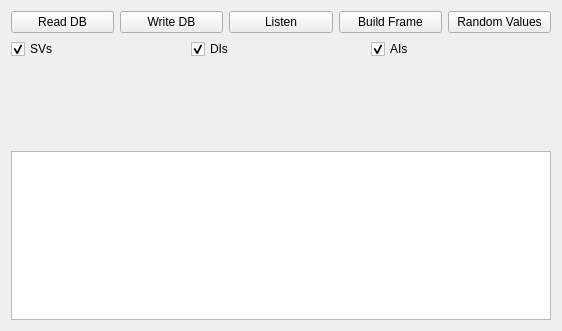
<?xml version="1.0" encoding="UTF-8"?>
<ui version="4.0">
 <class>Form</class>
 <widget class="QWidget" name="Form">
  <property name="geometry">
   <rect>
    <x>0</x>
    <y>0</y>
    <width>562</width>
    <height>331</height>
   </rect>
  </property>
  <property name="windowTitle">
   <string>Form</string>
  </property>
  <layout class="QVBoxLayout" name="verticalLayout">
   <item>
    <layout class="QHBoxLayout" name="horizontalLayout">
     <item>
      <widget class="QPushButton" name="pushButton">
       <property name="text">
        <string>Read DB</string>
       </property>
      </widget>
     </item>
     <item>
      <widget class="QPushButton" name="pushButton_2">
       <property name="text">
        <string>Write DB</string>
       </property>
      </widget>
     </item>
     <item>
      <widget class="QPushButton" name="pushButton_3">
       <property name="text">
        <string>Listen</string>
       </property>
      </widget>
     </item>
     <item>
      <widget class="QPushButton" name="pushButton_5">
       <property name="text">
        <string>Build Frame</string>
       </property>
      </widget>
     </item>
     <item>
      <widget class="QPushButton" name="pushButton_4">
       <property name="text">
        <string>Random Values</string>
       </property>
      </widget>
     </item>
    </layout>
   </item>
   <item>
    <layout class="QHBoxLayout" name="horizontalLayout_3">
     <property name="spacing">
      <number>0</number>
     </property>
     <item>
      <widget class="QCheckBox" name="checkBox_3">
       <property name="text">
        <string>SVs</string>
       </property>
       <property name="checked">
        <bool>true</bool>
       </property>
      </widget>
     </item>
     <item>
      <widget class="QCheckBox" name="checkBox_2">
       <property name="text">
        <string>DIs</string>
       </property>
       <property name="checked">
        <bool>true</bool>
       </property>
      </widget>
     </item>
     <item>
      <widget class="QCheckBox" name="checkBox">
       <property name="text">
        <string>AIs</string>
       </property>
       <property name="checked">
        <bool>true</bool>
       </property>
      </widget>
     </item>
    </layout>
   </item>
   <item>
    <layout class="QHBoxLayout" name="horizontalLayout_2">
     <item>
      <widget class="QWidget" name="widget" native="true">
       <property name="minimumSize">
        <size>
         <width>120</width>
         <height>80</height>
        </size>
       </property>
      </widget>
     </item>
     <item>
      <widget class="QWidget" name="widget_2" native="true">
       <property name="minimumSize">
        <size>
         <width>120</width>
         <height>80</height>
        </size>
       </property>
      </widget>
     </item>
     <item>
      <widget class="QWidget" name="widget_3" native="true">
       <property name="minimumSize">
        <size>
         <width>120</width>
         <height>80</height>
        </size>
       </property>
      </widget>
     </item>
    </layout>
   </item>
   <item>
    <widget class="QPlainTextEdit" name="plainTextEdit"/>
   </item>
  </layout>
 </widget>
 <resources/>
 <connections>
  <connection>
   <sender>checkBox_3</sender>
   <signal>toggled(bool)</signal>
   <receiver>widget</receiver>
   <slot>setVisible(bool)</slot>
   <hints>
    <hint type="sourcelabel">
     <x>99</x>
     <y>48</y>
    </hint>
    <hint type="destinationlabel">
     <x>62</x>
     <y>103</y>
    </hint>
   </hints>
  </connection>
  <connection>
   <sender>checkBox_2</sender>
   <signal>toggled(bool)</signal>
   <receiver>widget_2</receiver>
   <slot>setVisible(bool)</slot>
   <hints>
    <hint type="sourcelabel">
     <x>198</x>
     <y>46</y>
    </hint>
    <hint type="destinationlabel">
     <x>220</x>
     <y>116</y>
    </hint>
   </hints>
  </connection>
  <connection>
   <sender>checkBox</sender>
   <signal>toggled(bool)</signal>
   <receiver>widget_3</receiver>
   <slot>setVisible(bool)</slot>
   <hints>
    <hint type="sourcelabel">
     <x>397</x>
     <y>48</y>
    </hint>
    <hint type="destinationlabel">
     <x>401</x>
     <y>132</y>
    </hint>
   </hints>
  </connection>
 </connections>
</ui>
